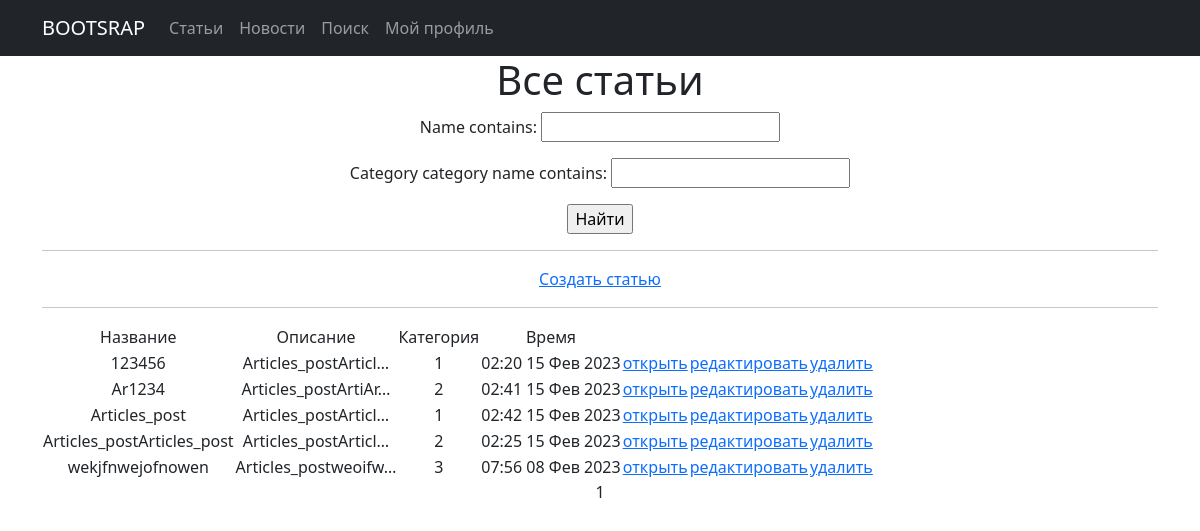
The page /simpleapp/articles/ on the database as committed earlier.
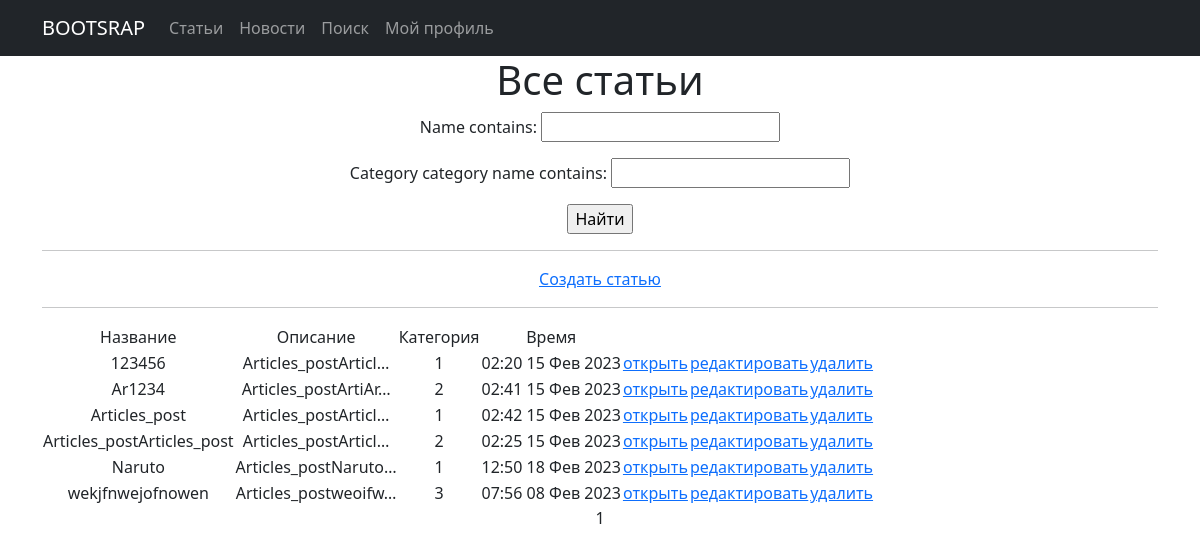
The same page on the database as committed later.
### simpleapp/models.py (models this page shows, shortened)
class Articles(models.Model):
    date = models.DateTimeField(default=datetime.now)
    name = models.CharField(max_length=50, unique=True)
    description = models.TextField(default="Articles_post")
    category = models.ForeignKey(
        to='Category',
        on_delete=models.CASCADE,
        related_name='articles',  # все продукты в категории будут доступны через поле products
    )

class Category(models.Model):
    category_name = models.CharField(max_length=255, unique=True)

### simpleapp/views.py (the view)
# urls.py: path('articles/', ArticlesList.as_view(), name='articles'),
class ArticlesList(ListView):
    model = Articles
    ordering = 'name'
    template_name = 'articles.html'
    context_object_name = 'articles'
    paginate_by = 10
    def get_queryset(self):
        queryset = super().get_queryset()
        self.filterset = ArticlesFilters(self.request.GET, queryset)
        return self.filterset.qs
    def get_context_data(self, **kwargs):
        context = super().get_context_data(**kwargs)
        context['filterset'] = self.filterset
        return context

### simpleapp/templatetags/custom_filters.py (called while the page is built)
@register.filter()
def censor(value):
    try:
        if "редиска" in value:
            value = value.replace('редиска', 'р******')
            return value
        else:
            return value
    except:
        raise TypeError("Функция принимает только строки")

### templates/articles.html (shortened to what this page needs)
{% extends 'flatpages/default.html' %}
{% load custom_filters %}
{% load custom_tags %}
{% block content %}
   <h1>Все статьи</h1>
   <form action="" method="get">
       {{ filterset.form.as_p }}
       <input type="submit" value="Найти" />
   </form>
   <hr>
   <a href="{% url 'articles_create' %}">Создать статью</a>
   <hr>
   {% if  articles %}
       <table>
           <tr>
               <td>Название</td>
               <td>Описание</td>
               <td>Категория</td>
               <td>Время</td>
           </tr>
           {% for post in articles %}
           <tr>
               <td>{{ post.name }}</td>
               <td>{{ post.description|censor|truncatechars:20 }}</td>
               <td>{{ post.category.category_name}}</td>
               <td>{{ post.date|date:'h:s d M Y' }}</td>
               <td><a href = "{{post.pk}}">открыть</a></td>
               <td><a href = "{{post.pk}}/update">редактировать</a></td>
               <td><a href = "{{post.pk}}/delete">удалить</a></td>
           </tr>
           {% endfor %}
       </table>
   {% else %}
       <h2>Статей нет!</h2>
   {% endif %}
   {{ page_obj.number }}
{% endblock content %}

### templates/flatpages/default.html (shortened to what this page needs)
<!DOCTYPE html>
<html lang="en">
<head>
    {% load static %}
    <link href="{% static 'css/styles.css'%}" rel="stylesheet"/>
    <body class="img js-fullheight"
      style="background-image: url(https://www.desktopbackground.org/download/2880x1800/2011/04/23/192324_hd-wallpapers-widescreen-wallpapers-656336_3840x2160_h.jpg);">
</head>
<body>
<nav class="navbar navbar-expand-lg navbar-dark bg-dark static-top">
   <div class="container">
       <a class="navbar-brand" href="#">BOOTSRAP</a>
       <div class="collapse navbar-collapse" id="navbarResponsive">
           <ul class="navbar-nav ml-auto">
               <li class="nav-item active">
                   <a class="nav-link" href= "{% url 'articles' %}">Статьи<a>
               </li>
               <li class="nav-item">
                   <a class="nav-link" href= "{% url 'news' %}" > Новости </a>
               </li>
               <li class="nav-item">
                   <a class="nav-link" href= "{% url 'news_search' %}">Поиск</a>
               </li>
               <li class="nav-item">
                   <a class="nav-link" href= "{% url 'profile' %}">Мой профиль</a>
               </li>
           </ul>
       </div>
   </div>
</nav>
<div class="container">
   <div class="row">
       <div class="col-lg-12 text-center">
           {% block content %}{% endblock content %}
       </div>
   </div>
</div>

Rows that differ between the two databases and show on the page:
added Articles: name "Naruto", description|censor "Articles_postNaruto…", category.category_name "1", date "12:50 18 Фев 2023"
